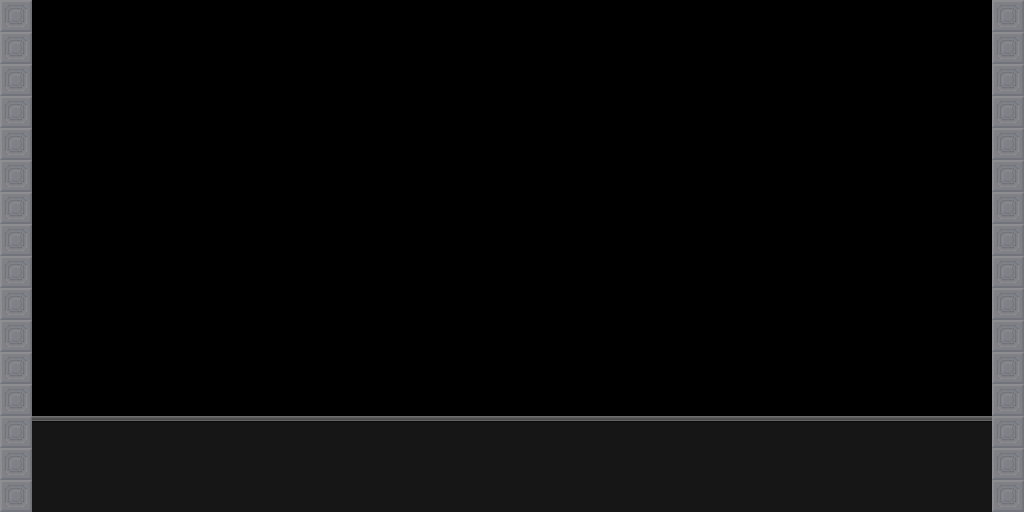

A level layout from a 2D game, rendered from its tile map. Below: a short description, then the map file with its tile-grid data intact:
An orthogonal 32x16 tile map with 32x32 px tiles, 1 tile layer (Collide) and 1 object (Start).

<map version="1.5" tiledversion="1.7.2" orientation="orthogonal" renderorder="right-down" width="32" height="16" tilewidth="32" tileheight="32" infinite="0" nextlayerid="3" nextobjectid="3">
 <editorsettings>
  <export target="../forge/forge.json" format="json" />
 </editorsettings>
 <tileset firstgid="1" name="castlestone" tilewidth="32" tileheight="32" tilecount="100" columns="10">
  <image source="../tilesets/castlestone.png" width="320" height="320" />
 </tileset>
 <layer id="1" name="Collide" width="32" height="16">
  <data encoding="csv">
9,0,0,0,0,0,0,0,0,0,0,0,0,0,0,0,0,0,0,0,0,0,0,0,0,0,0,0,0,0,0,9,
9,0,0,0,0,0,0,0,0,0,0,0,0,0,0,0,0,0,0,0,0,0,0,0,0,0,0,0,0,0,0,9,
9,0,0,0,0,0,0,0,0,0,0,0,0,0,0,0,0,0,0,0,0,0,0,0,0,0,0,0,0,0,0,9,
9,0,0,0,0,0,0,0,0,0,0,0,0,0,0,0,0,0,0,0,0,0,0,0,0,0,0,0,0,0,0,9,
9,0,0,0,0,0,0,0,0,0,0,0,0,0,0,0,0,0,0,0,0,0,0,0,0,0,0,0,0,0,0,9,
9,0,0,0,0,0,0,0,0,0,0,0,0,0,0,0,0,0,0,0,0,0,0,0,0,0,0,0,0,0,0,9,
9,0,0,0,0,0,0,0,0,0,0,0,0,0,0,0,0,0,0,0,0,0,0,0,0,0,0,0,0,0,0,9,
9,0,0,0,0,0,0,0,0,0,0,0,0,0,0,0,0,0,0,0,0,0,0,0,0,0,0,0,0,0,0,9,
9,0,0,0,0,0,0,0,0,0,0,0,0,0,0,0,0,0,0,0,0,0,0,0,0,0,0,0,0,0,0,9,
9,0,0,0,0,0,0,0,0,0,0,0,0,0,0,0,0,0,0,0,0,0,0,0,0,0,0,0,0,0,0,9,
9,0,0,0,0,0,0,0,0,0,0,0,0,0,0,0,0,0,0,0,0,0,0,0,0,0,0,0,0,0,0,9,
9,0,0,0,0,0,0,0,0,0,0,0,0,0,0,0,0,0,0,0,0,0,0,0,0,0,0,0,0,0,0,9,
9,0,0,0,0,0,0,0,0,0,0,0,0,0,0,0,0,0,0,0,0,0,0,0,0,0,0,0,0,0,0,9,
9,10,10,10,10,10,10,10,10,10,10,10,10,10,10,10,10,10,10,10,10,10,10,10,10,10,10,10,10,10,10,9,
9,20,20,20,20,20,20,20,20,20,20,20,20,20,20,20,20,20,20,20,20,20,20,20,20,20,20,20,20,20,20,9,
9,20,20,20,20,20,20,20,20,20,20,20,20,20,20,20,20,20,20,20,20,20,20,20,20,20,20,20,20,20,20,9
</data>
 </layer>
 <objectgroup id="2" name="Objects">
  <object id="1" name="Start" x="139.493" y="413.171">
   <point />
  </object>
 </objectgroup>
</map>
